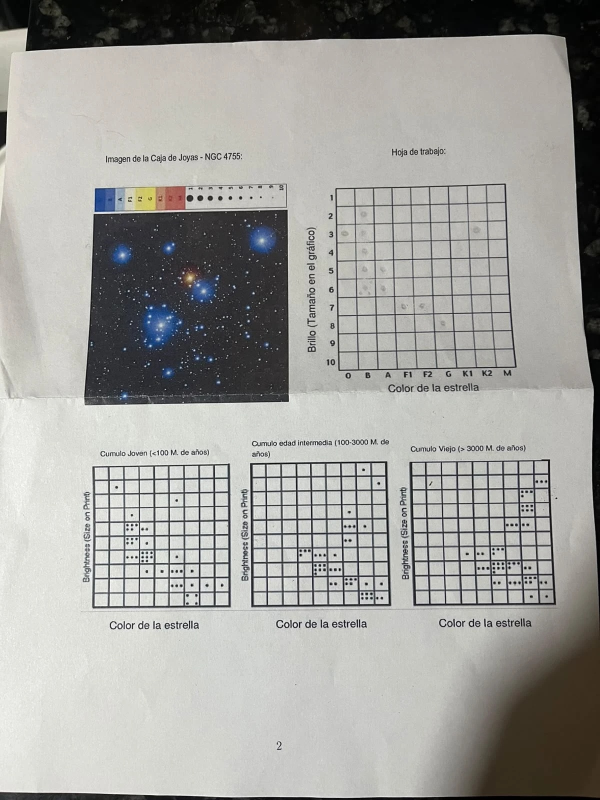
#> input picture resultados/punto5/pagina2.jpg, 1200 x 1600 px (shown at 1/2 size)
$ python p5_pagina2_analisis.py
#> lines starting #> are read from the running program, lines starting #| are printed output that depends on the picture; after the words box and inside, x2 and y2 are one past the last pixel; in counts of white or black regions, pixels touching at a corner belong together
"""Point 5(1): analyse the Jewel Box photo on page 2 of the workshop sheet.

Detects stars in the printed photo, finds the cluster centre as the peak of the stellar
surface density, draws the X and a square, and estimates colour (O..M bar) and brightness
(dot scale 1-10) for the stars inside the square. Estimates are as rough as the exercise
intends: the input is a phone photo of a printed page.
Run: .venv/bin/python resultados/scripts/p5_pagina2_analisis.py
"""

import json
from pathlib import Path

import numpy as np
from PIL import Image, ImageDraw
from scipy import ndimage

OUT = Path(__file__).resolve().parents[2] / "resultados" / "punto5"
page = Image.open(OUT / "pagina2.jpg").convert("RGB")
#> page is the input picture: PIL image 1200x1600 RGB; mean R, G, B 161.3, 160.9, 157.2
rgb = np.asarray(page).astype(float)

# Region of the cluster photo and of the scales on the page (pixels of pagina2.jpg).
X0, Y0, X1, Y1 = 180, 428, 572, 782  # excludes the paper fold at y~795
BAR_Y = slice(390, 404)
SWATCH_X = {"O": (191, 209), "B": (212, 229), "A": (234, 249), "F1": (253, 265), "F2": (269, 284),
            "G": (288, 306), "K1": (312, 324), "K2": (330, 348), "M": (352, 368)}
CLASSES = list(SWATCH_X)

swatch = {k: rgb[BAR_Y, a:b].reshape(-1, 3).mean(axis=0) for k, (a, b) in SWATCH_X.items()}
#> swatch = 9 items


def chroma(c):
    """Brightness-independent colour: normalised (r, g, b)."""
    return c / max(c.sum(), 1)


photo = rgb[Y0:Y1, X0:X1]
lum = photo.mean(axis=2)
bg = ndimage.median_filter(lum, size=25)
mask = (lum - bg) > 80  # lower thresholds pick up paper grain and JPEG noise
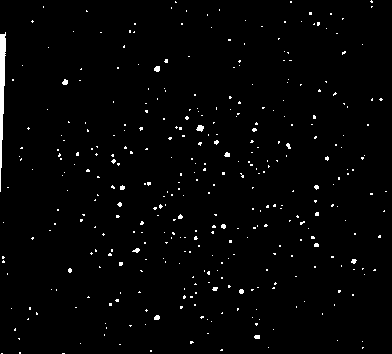
#> mask: shape (354, 392) bool; 1.7% white; 364 white regions (352 under 20 px), largest, box (x1, y1, x2, y2) and area: (0, 32, 6, 192) 550, (196, 125, 204, 132) 38, (154, 66, 160, 72) 30
labels, n = ndimage.label(mask)
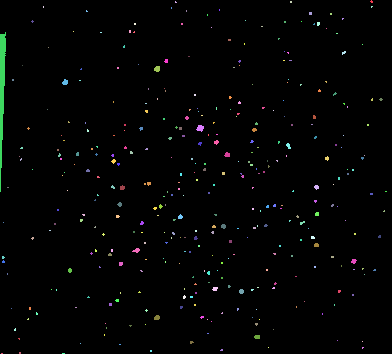
#> labels: shape (354, 392) int32; 366 distinct labels, from 0 to 365; one colour per label, 0 black
#> n = 365
objs = ndimage.find_objects(labels)
#> objs = 365 items

stars = []
for i, sl in enumerate(objs, start=1):
    area = int((labels[sl] == i).sum())
    if area < 2:
        continue
    cy, cx = ndimage.center_of_mass(mask, labels, i)
    # Colour from the halo around the core (cores are saturated white in the print).
    r = max(3, int(np.sqrt(area)))
    ys, xs = np.ogrid[-cy:photo.shape[0] - cy, -cx:photo.shape[1] - cx]
    d2 = xs ** 2 + ys ** 2
    ring = (d2 <= (2.2 * r) ** 2) & (lum > bg + 15)
    col = chroma(photo[ring].mean(axis=0)) if ring.any() else chroma(photo[labels == i].mean(axis=0))
    # The print desaturates halos (blue ~0.41 vs ~0.65 in the printed B swatch), so matching
    # against the swatches fails. Use a blueness index t = b - r with cuts by perceived colour.
    t = col[2] - col[0]
    cls = ("B" if t >= 0.12 else "A" if t >= 0.04 else "F1" if t >= -0.02 else "F2" if t >= -0.06
           else "G" if t >= -0.09 else "K1" if t >= -0.11 else "K2" if t >= -0.16 else "M")
    glow = int(ring.sum())
    stars.append({"x": cx + X0, "y": cy + Y0, "area_core": area, "area_glow": glow, "clase": cls, "indice_azul": round(float(t), 3),
                  "rgb_norm": [round(float(v), 3) for v in col]})
#> this loop made 365 passes
#> (area, cy, cx, r, col, t, cls, glow) on passes 28, 48, 53: (550, 91.36, 1.63, 23, [0.33, 0.334, 0.335], 0.00509, 'F1', 605), (30, 68.47, 156.8, 5, [0.235, 0.316, 0.449], 0.214, 'B', 248), (27, 81.81, 64.74, 5, [0.259, 0.322, 0.419], 0.16, 'B', 262)
#> pass 2, `d2 = xs ** 2 + ys ** 2`:
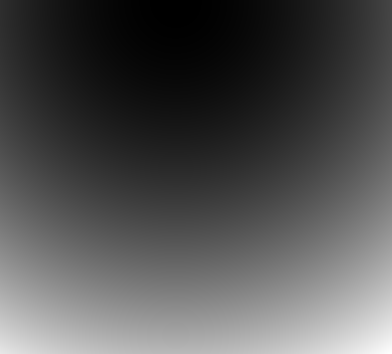
#> d2: shape (354, 392) float64; min 0.222, max 169947.2, mean 54221.6; drawn with min black and max white
#> after the loop, stars = 296 items

# Brightness 1..10: rank stars by glow area into the ten size bins of the printed scale,
# with bin edges set geometrically between the largest and smallest detections.
areas = np.array([s["area_glow"] for s in stars], dtype=float)
#> areas = 296 values, max 605 at index 22, min 6 at index 295, mean 30
edges = np.geomspace(areas.max(), max(areas.min(), 1), 11)
#> edges = [605, 381.4, 240.5, 151.6, 95.57, 60.25, 37.98, 23.95, 15.1, 9.52, 6]
for s in stars:
    s["brillo"] = int(min(10, max(1, np.searchsorted(-edges, -s["area_glow"]))))

# Two centre estimates: plain number density (faint field stars weigh as much as members)
# and brightness-weighted density (bright stars are almost all members, as Gaia shows).
dens = np.zeros(lum.shape)
wdens = np.zeros(lum.shape)
for s in stars:
    dens[int(s["y"] - Y0), int(s["x"] - X0)] += 1
    wdens[int(s["y"] - Y0), int(s["x"] - X0)] += 11 - s["brillo"]
#> dens: shape (354, 392) float64; values 0 (black) and 1 (white), 0.21% white in thin lines or dots
smooth = ndimage.gaussian_filter(dens, 35)
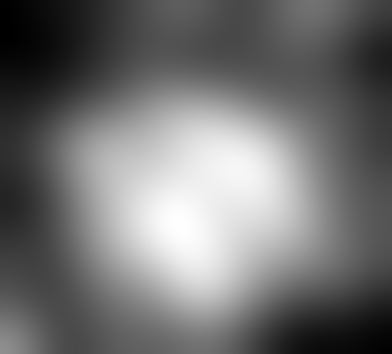
#> smooth: shape (354, 392) float64; min 0.000599, max 0.00402, mean 0.00213; drawn with min black and max white
ny, nx = np.unravel_index(np.argmax(smooth), smooth.shape)
#> ny = 225; nx = 180
wsmooth = ndimage.gaussian_filter(wdens, 35)
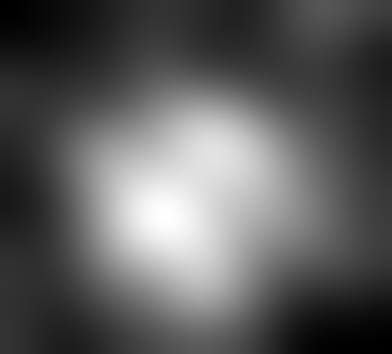
#> wsmooth: shape (354, 392) float64; min 0.00168, max 0.0162, mean 0.00698; drawn with min black and max white
py, px = np.unravel_index(np.argmax(wsmooth), wsmooth.shape)
#> py = 216; px = 165
print(f"number-density peak=({nx + X0},{ny + Y0})  brightness-weighted peak=({px + X0},{py + Y0})")
#| number-density peak=(360,653)  brightness-weighted peak=(345,644)
# Adopted centre: centroid of the three bright concentrations that form the visual core
# (orange star, bright blue star just below it, blue group lower-left), located by eye on
# pagina2.jpg. Both automatic peaks above fall within ~60 px of it; the brightness-weighted
# one is pulled by spurious detections in the halo of a saturated star.
BRIGHT_CORE = [(379, 552), (407, 581), (325, 647)]
cx, cy = (int(round(np.mean([p[0] for p in BRIGHT_CORE]))), int(round(np.mean([p[1] for p in BRIGHT_CORE]))))
px, py = cx - X0, cy - Y0
field = np.median(smooth)
#> field = 0.0019
limit_r = None
for rad in range(10, 400, 5):
    yy, xx = np.ogrid[-py:smooth.shape[0] - py, -px:smooth.shape[1] - px]
    ring = (np.hypot(xx, yy) >= rad - 5) & (np.hypot(xx, yy) < rad)
    if ring.any() and smooth[ring].mean() < 1.3 * field:
        limit_r = rad
        break

HALF = 65  # square of 150 px (~37% of the photo width) centred on the X
# Merge detections lying inside the halo of a brighter star (fragments of one glow),
# and drop levels 9-10, which at this resolution are mostly paper grain.
kept = []
for s in sorted(stars, key=lambda s: -s["area_glow"]):
    if all(np.hypot(s["x"] - k["x"], s["y"] - k["y"]) > 0.6 * np.sqrt(k["area_glow"]) for k in kept):
        kept.append(s)
#> after the loop, kept = 294 items
inside = [s for s in kept if abs(s["x"] - cx) <= HALF and abs(s["y"] - cy) <= HALF and s["brillo"] <= 8]
#> inside = 46 items

draw_img = page.copy()
dr = ImageDraw.Draw(draw_img)
if limit_r:
    dr.ellipse([cx - limit_r, cy - limit_r, cx + limit_r, cy + limit_r], outline=(255, 215, 0), width=3)
dr.rectangle([cx - HALF, cy - HALF, cx + HALF, cy + HALF], outline=(0, 255, 0), width=3)
dr.line([cx - 12, cy - 12, cx + 12, cy + 12], fill=(255, 0, 0), width=5)
dr.line([cx - 12, cy + 12, cx + 12, cy - 12], fill=(255, 0, 0), width=5)
for k, s in enumerate(sorted(inside, key=lambda s: s["brillo"]), start=1):
    s["id"] = k
    dr.text((s["x"] + 4, s["y"] - 12), str(k), fill=(255, 255, 0))
#> this loop made 46 passes
draw_img.save(OUT / "pagina2_con_X_y_cuadrado.jpg", quality=95)
draw_img.crop((X0 - 10, Y0 - 70, X1 + 10, Y1 + 10)).resize((800, 916)).save(OUT / "pagina2_cumulo_ampliado.png")
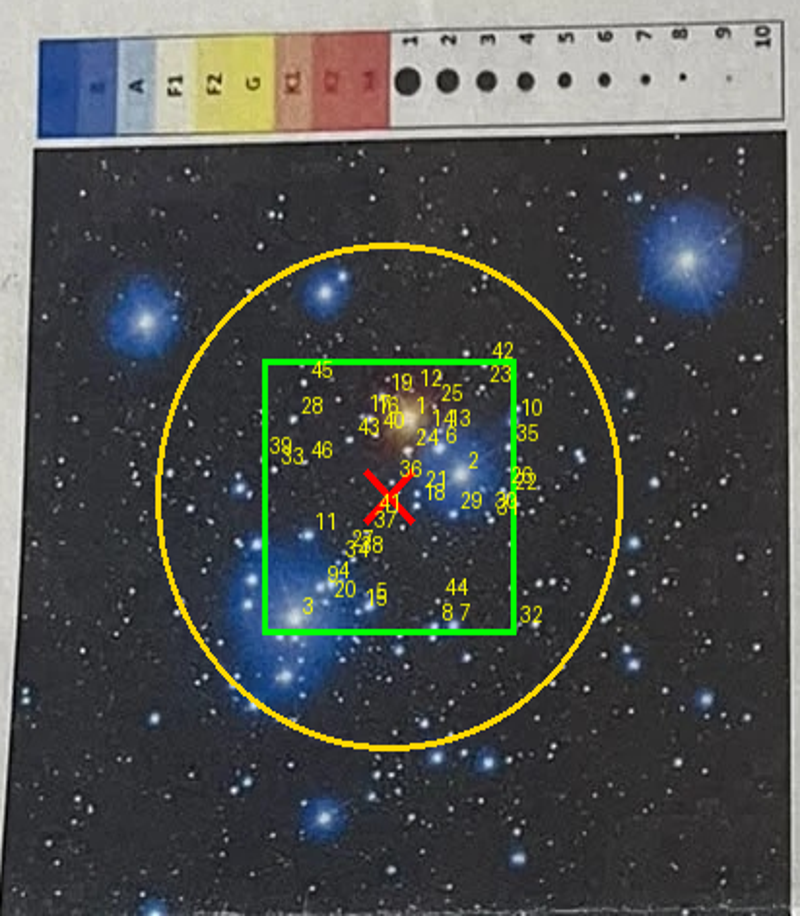
#> saved as pagina2_cumulo_ampliado.png: PIL image 800x916 RGB; mean R, G, B 79, 81.7, 79.6

json.dump({"centro_px": [int(cx), int(cy)], "centro_densidad_numerica_px": [int(nx + X0), int(ny + Y0)], "radio_limite_px": limit_r, "lado_cuadrado_px": 2 * HALF,
           "estrellas_detectadas": len(stars), "dentro_del_cuadrado": inside},
          open(OUT / "pagina2_estimaciones.json", "w"), indent=2)
print(f"stars={len(stars)} centre=({cx},{cy}) limit_r={limit_r}px inside={len(inside)}")
#| stars=296 centre=(370,593) limit_r=120px inside=46
for s in sorted(inside, key=lambda s: s["brillo"]):
    print(s["id"], s["clase"], s["brillo"], s["area_glow"], s["indice_azul"])


# ---- Filled worksheet: brightness (1 top .. 10 bottom) vs colour class (O .. M)
import matplotlib.pyplot as plt
import pandas as pd

tab = pd.DataFrame([{"estrella": s["id"], "color_estimado": s["clase"], "brillo_estimado": s["brillo"],
                     "indice_azul": s["indice_azul"], "x_px": round(s["x"]), "y_px": round(s["y"])}
                    for s in sorted(inside, key=lambda s: s["id"])])
#> tab = table of 46 rows and 6 columns
tab.to_csv(OUT / "pagina2_tabla_estrellas_cuadrado.csv", index=False)
counts = tab.groupby(["color_estimado", "brillo_estimado"]).size()

fig, ax = plt.subplots(figsize=(7, 7))
for (cls, b), k in counts.items():
    xs = CLASSES.index(cls) + 0.5 + (np.arange(k) % 4 - 1.5) * 0.18
    ys = b - 0.5 + (np.arange(k) // 4 - (k - 1) // 8) * 0.22
    ax.scatter(xs, ys, s=28, color="k")
ax.set_xticks(np.arange(len(CLASSES)) + 0.5, CLASSES)
ax.set_yticks(np.arange(10) + 0.5, range(1, 11))
ax.set_xlim(0, len(CLASSES)); ax.set_ylim(10, 0)
ax.set_xticks(range(len(CLASSES) + 1), minor=True); ax.set_yticks(range(11), minor=True)
ax.grid(which="minor", color="k", lw=1); ax.tick_params(which="minor", length=0)
ax.set_xlabel("Color de la estrella"); ax.set_ylabel("Brillo (tamaño del punto en la imagen)")
ax.set_title(f"Hoja de trabajo – {len(tab)} estrellas dentro del cuadrado")
fig.savefig(OUT / "hoja_de_trabajo_llena.png", dpi=180, bbox_inches="tight")
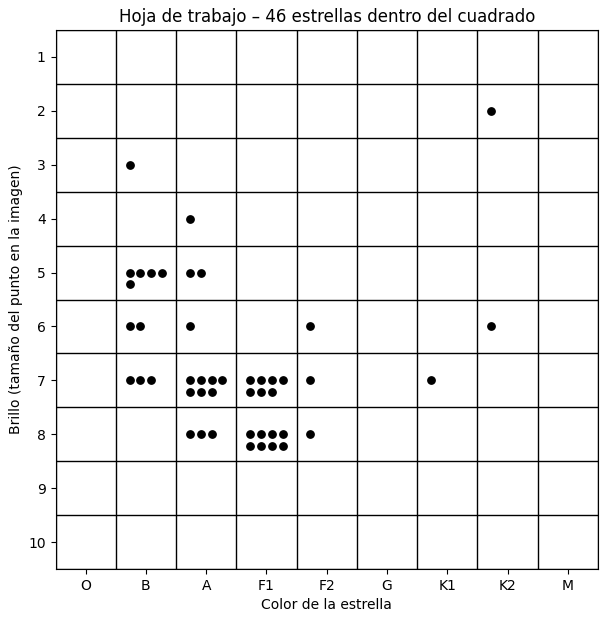
#> figure drawn by matplotlib, 1 panel
print(counts.unstack(fill_value=0).to_string())
#| brillo_estimado  2  3  4  5  6  7  8
#| color_estimado
#| A                0  0  1  2  1  7  3
#| B                0  1  0  5  2  3  0
#| F1               0  0  0  0  0  7  8
#| F2               0  0  0  0  1  1  1
#| K1               0  0  0  0  0  1  0
#| K2               1  0  0  0  1  0  0
